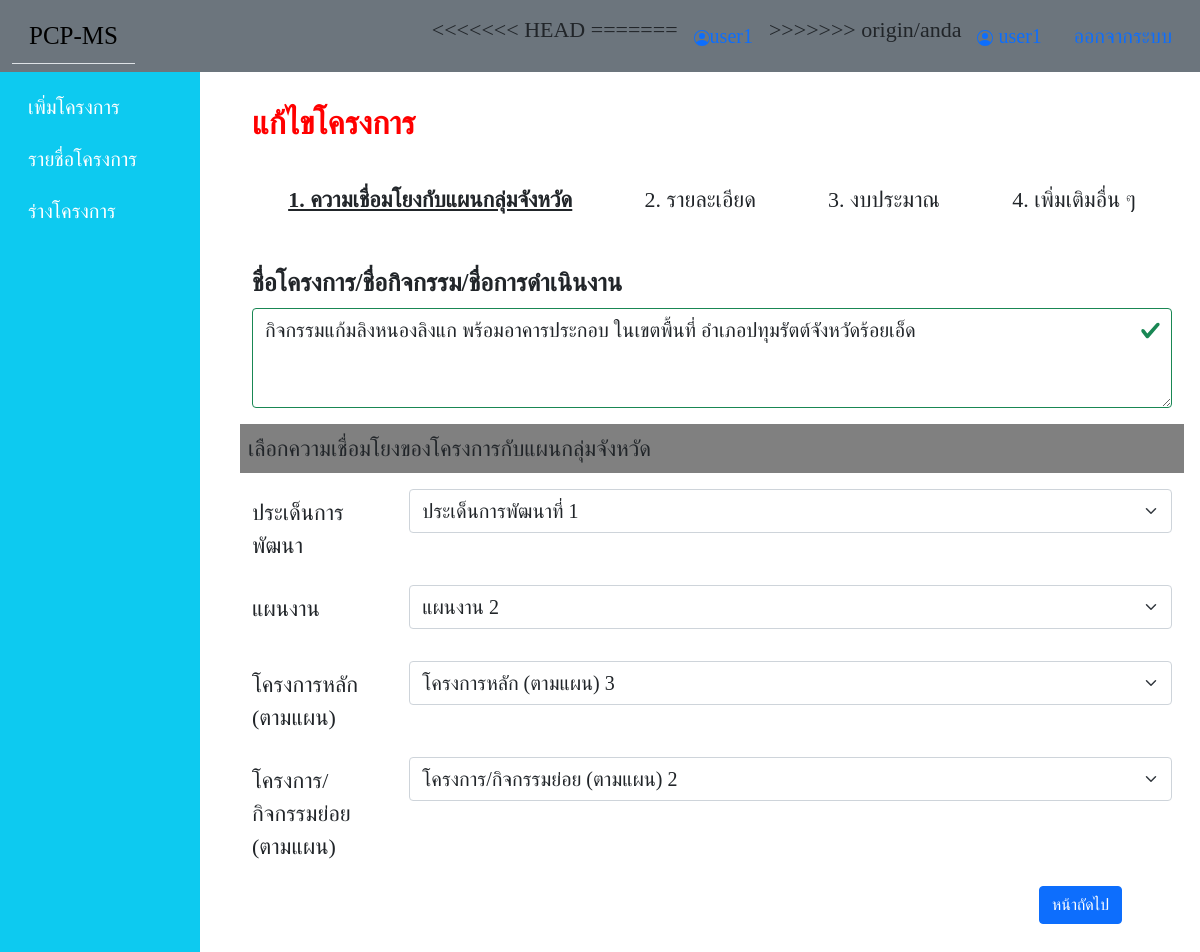
/index/edit_project.php?project_id=14 (signed in), run on an earlier commit of the app's database.
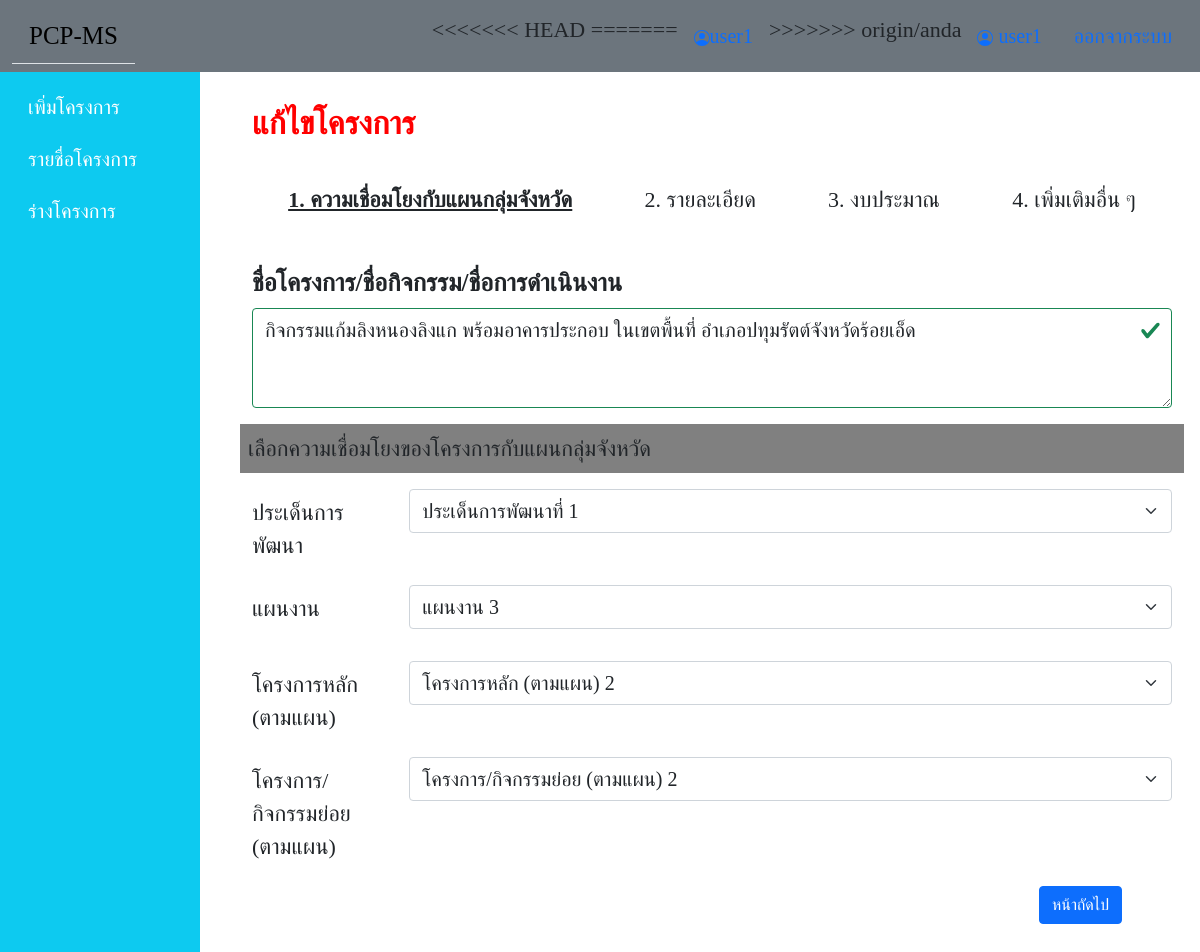
And on a later commit of the database.
### tables this page shows
CREATE TABLE `project` (
  `project_id` int(11) NOT NULL,
  `project_name` varchar(100) NOT NULL,
  `development_subject` varchar(200) NOT NULL,
  `project_roadmap` varchar(100) NOT NULL,
  `project_main` varchar(100) NOT NULL,
  `project_sub` varchar(100) NOT NULL,
  `operation_type` varchar(200) NOT NULL,
  `project_code` varchar(100) NOT NULL,
  `use_budget` varchar(200) NOT NULL,
  `budget_year` varchar(200) NOT NULL,
  `institution` varchar(100) NOT NULL,
  `province` varchar(100) NOT NULL,
  `target_user` varchar(100) NOT NULL,
  `project_objective` varchar(200) NOT NULL,
  `project_result` varchar(200) NOT NULL,
  `project_additional` varchar(200) NOT NULL,
  `budget_province_plan` int(11) DEFAULT NULL,
  `budget_province_receive` int(11) DEFAULT NULL,
  `budget_province_use` int(11) DEFAULT NULL,
  `budget_department_plan` int(11) DEFAULT NULL,
  `budget_department_receive` int(11) DEFAULT NULL,
  `budget_department_use` int(11) DEFAULT NULL,
  `budget_local_plan` int(11) DEFAULT NULL,
  `budget_local_receive` int(11) DEFAULT NULL,
  `budget_local_use` int(11) DEFAULT NULL,
  `budget_private_plan` int(11) DEFAULT NULL,
  `budget_private_receive` int(11) DEFAULT NULL,
  `budget_private_use` int(11) DEFAULT NULL,
  `user_id` int(11) NOT NULL,
  `file_path` varchar(200) NOT NULL
);

### index/edit_project.php (the view, shortened to what the changed rows need)
<?php include "../connect.php" ?>
<?php
$stmt = $pdo->prepare("SELECT * FROM project WHERE project_id = ?");
$stmt->bindParam(1, $_GET["project_id"]);
$stmt->execute();
$row = $stmt->fetch();
?>
<head>
</head>
<body>
      <div class="container-fluid">
    <div class="row">
<div class="col py-3 ">
  <div class="bd-intro ps-lg-4">
  <div id="main" class="bd-main order-1">
  <h2 class="bd-title" id="content" style="font-weight: bold; color:red">แก้ไขโครงการ</h2> <br>
    <br>
    <div class="flex-md-row align-items-center justify-content-around part" id="p1">
      <div class="w-100 bd-highlight">
        <form action="edit_check.php" method="post" enctype="multipart/form-data">
          <div class="mb-3 was-validated">
            <label for="project_name" class=" col-form-label " style="font-weight: bold;font-size:25px;">ชื่อโครงการ/ชื่อกิจกรรม/ชื่อการดำเนินงาน</label>
            <textarea class="form-control fs-5" name="project_name" id="project_name" style="height: 100px"  required ><?=$row["project_name"]?></textarea>
          </div>
          <div class="row mb-3">
            <div class="col-sm-10">
              <select class="form-select form-select-md mb-3 fs-5" id="development_subject" name="development_subject"  required>
                <option selected class="text-muted " value="<?=$row["development_subject"]?>"><?=$row["development_subject"]?></option>
              </select>
            </div>
          </div>
          <div class="row mb-3">
            <div class="col-sm-10">
              <select class="form-select form-select-md mb-3 fs-5" id="project_roadmap" name="project_roadmap"  required>
                <option selected  value="<?=$row["project_roadmap"]?>"><?=$row["project_roadmap"]?></option>
              </select>
            </div>
          </div>
          <div class="row mb-3">
            <div class="col-sm-10">
              <select class="form-select form-select-md mb-3 fs-5" id="project_main" name="project_main"  required>
                <option selected  value="<?=$row["project_main"]?>"><?=$row["project_main"]?></option>
              </select>
            </div>
          </div>
          <div class="row mb-3">
            <div class="col-sm-10">
              <select class="form-select form-select-md mb-3 fs-5" id="project_sub" name="project_sub"  required>
                <option selected value="<?=$row["project_sub"]?>"><?=$row["project_sub"]?></option>
              </select>
            </div>
          </div>
      </div>
    </div>
  </div>
  </form></div></div>
</body>
</html>

What changed in the data, as far as the page shows it:
changed project "ประเด็นการพัฒนาที่ 1": project_roadmap "แผนงาน 2" → "แผนงาน 3"; project_main "โครงการหลัก (ตามแผน) 3" → "โครงการหลัก (ตามแผน) 2"
